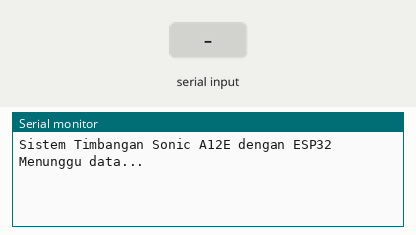
Recording of a sketch running on a simulated ESP32. Parts: the last lines printed to the serial monitor. The test bench sets the inputs (shaded band).

Above: at 1.2 s.
1.3 s: "1\n" received over the second serial link
At 1.9 s:
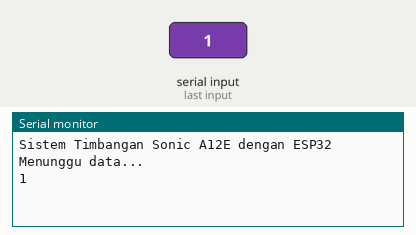
2.8 s: "0\n" received over the second serial link
At 4.0 s:
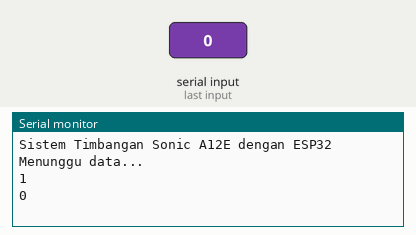
4.3 s: "2\n" received over the second serial link
At 5.4 s:
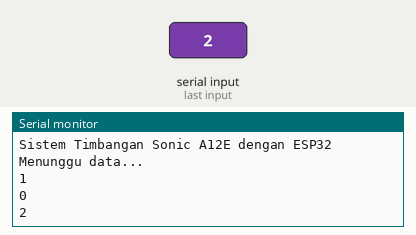

Measured:
- after the input at 1.3 s, the serial monitor: prints a new line at once (image 1)
- after the input at 2.8 s, the serial monitor: prints a new line at once (image 2)
- after the input at 4.3 s, the serial monitor: prints a new line at once (image 3)

The sketch:

test.ino
```cpp
#include <HardwareSerial.h>

// Tentukan pin RX dan TX yang akan digunakan
#define RX_PIN 17 // Ganti dengan pin RX yang Anda gunakan
#define TX_PIN 16 // Ganti dengan pin TX yang Anda gunakan

HardwareSerial TimbanganSerial(2); // Gunakan UART1

void setup() {
  Serial.begin(115200); // Inisialisasi Serial Monitor
  TimbanganSerial.begin(9600, SERIAL_8N1, RX_PIN, TX_PIN); // Sesuaikan baud rate jika diperlukan

  Serial.println("Sistem Timbangan Sonic A12E dengan ESP32");
  Serial.println("Menunggu data...");
}

void loop() {
  if (TimbanganSerial.available()) {
    String data = TimbanganSerial.readStringUntil('\n');
    data.trim(); // Hapus whitespace

    if (data.length() > 0) {
      // Serial.print("Berat: ");
      Serial.println(data);
    }
  }
  // Serial.println(TimbanganSerial);
}
```
